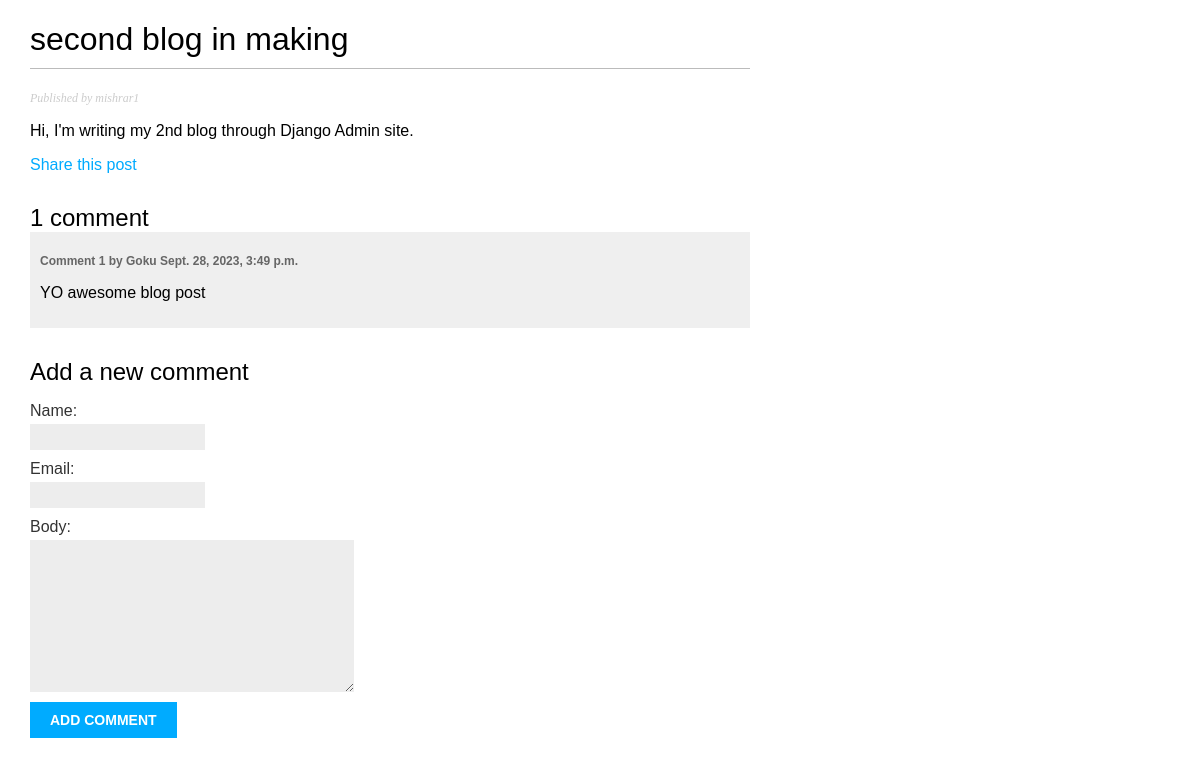
Before: /blog/2023/9/24/second-blog-in-making/ with the older database file.
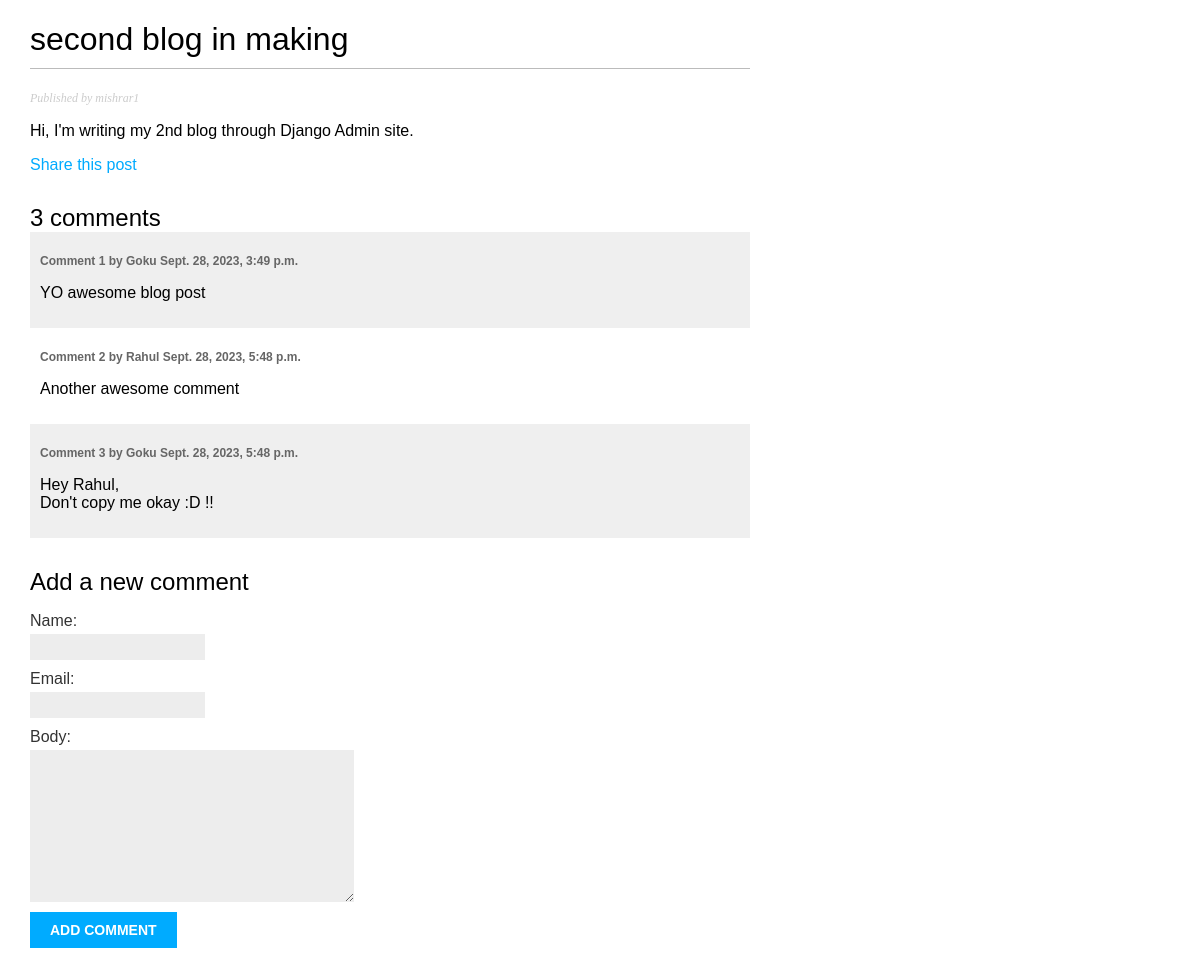
After: the same page with the newer database file.
### blog/models.py (models this page shows, shortened)
class Post(models.Model):
    class Status(models.TextChoices):
        DRAFT = "draft", "Draft"
        PUBLISHED = "published", "Published"
    title = models.CharField(max_length=250)
    slug = models.SlugField(max_length=250, unique_for_date="published")
    body = models.TextField()
    created = models.DateTimeField(auto_now_add=True)
    published = models.DateTimeField(default=timezone.now)
    updated = models.DateTimeField(auto_now=True)
    status = models.CharField(
        max_length=10, choices=Status.choices, default=Status.DRAFT
    )
    author = models.ForeignKey(
        User, on_delete=models.CASCADE, related_name="blog_posts"
    )
    objects = models.Manager()
    published_manager = PublishedManager()
    class Meta:
        ordering = ["-published"]
        indexes = [
            models.Index(fields=["-published"], name="published_idx"),
        ]

class Comment(models.Model):
    post = models.ForeignKey(
        Post, on_delete=models.CASCADE, related_name="comments"
    )
    name = models.CharField(max_length=80)
    email = models.EmailField()
    body = models.TextField()
    created = models.DateTimeField(auto_now_add=True)
    updated = models.DateTimeField(auto_now=True)
    active = models.BooleanField(default=True)
    class Meta:
        ordering = ["created"]
    indexes = [
        models.Index(fields=["created"]),
    ]

### blog/views.py (the view)
def post_detail(request, year, month, day, slug):
    post = get_object_or_404(
        Post,
        slug=slug,
        published__year=year,
        published__month=month,
        published__day=day,
        status=Post.Status.PUBLISHED,
    )
    comments = post.comments.filter(active=True)
    form = CommentForm()
    return render(
        request,
        "blog/post/detail.html",
        {"post": post, "comments": comments, "form": form},
    )

### blog/forms.py
class CommentForm(forms.ModelForm):
    class Meta:
        model = Comment
        fields = ["name", "email", "body"]

### templates/blog/post/detail.html (shortened to what this page needs)
{% extends "blog/base.html" %}
{% block content %}
    <h1>{{ post.title }}</h1>
    <p class="date">
        Published {{ post.publish }} by {{ post.author }}
    </p>
    {{ post.body|linebreaks }}
    <p>
        <a href="{% url "blog:post_share" post.id %}"> Share this post </a>
    </p>
    {% with comments.count as total_comments %}
    <h2>
        {{ total_comments }} comment{{ total_comments|pluralize }}
    </h2>
    {% endwith %}
    {% for comment in comments %}
    <div class="comment">
        <p class="info">
            Comment {{ forloop.counter }} by {{ comment.name }}
            {{ comment.created }}
        </p>
        {{ comment.body|linebreaks }}
    </div>
    {% empty %}
    <p>There are no comments.</p>
    {% endfor %}
    {% include "blog/post/includes/comment_form.html" %}
{% endblock %}

### templates/blog/base.html (shortened to what this page needs)
{% load static %}
<!DOCTYPE html>
<html>
<head>
    <link href="{% static "css/blog.css" %}" rel="stylesheet">
</head>
<body>
<div id="content">
    {% block content %}
    {% endblock %}
</div>
</body>
</html>

### templates/blog/post/includes/comment_form.html (shortened to what this page needs)
<h2>Add a new comment</h2>
<form action="{% url "blog:post_comment" post.id %}" method="post">
{{ form.as_p }}
<p><input type="submit" value="Add comment"></p>
</form>

### static/css/blog.css (style rules this page uses)
body { margin:0; padding:0; font-family:helvetica, sans-serif; }
a { color:#00abff; text-decoration:none; }
h1 { font-weight:normal; border-bottom:1px solid #bbb; padding:0 0 10px 0; }
h2 { font-weight:normal; margin:30px 0 0; }
#content { float:left; width:60%; padding:0 0 0 30px; }
p.date { color:#ccc; font-family: georgia, serif; font-size: 12px; font-style: italic; }
label { float:left; clear:both; color:#333; margin-bottom:4px; }
input, textarea { clear:both; float:left; margin:0 0 10px; background:#ededed; border:0; padding:6px 10px; font-size:12px; }
input[type=submit] { font-weight:bold; background:#00abff; color:#fff; padding:10px 20px; font-size:14px; text-transform:uppercase; }
.comment { padding:10px; }
.comment:nth-child(even) { background:#efefef; }
.comment .info { font-weight:bold; font-size:12px; color:#666; }

Changed rows visible on the page:
added Comment: name "Rahul", created "Sept. 28, 2023, 5:48 p.m.", body "Another awesome comment"
added Comment: name "Goku", created "Sept. 28, 2023, 5:48 p.m.", body "Hey Rahul, Don't copy me okay :D !!"
Other visible differences:
{{ total_comments }}: "1" → "3"
